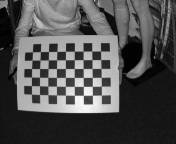
%> input picture label2d3dTransfer/libs/common/MetrilusRochade/example.png, 176 x 144 px
$ octave example.m   (GNU Octave 9; MATLAB toolbox functions it lacks are replaced by stand-ins)
%> lines starting %> are read from the running program, lines starting %| are printed output that depends on the picture; in (x1, y1, x2, y2) boxes, pixels count from 0 and x2, y2 are one past the last pixel; in counts of white or black regions, pixels touching at a corner belong together; the program's own positions count from 1
### label2d3dTransfer/libs/common/MetrilusRochade/rochade.m
function [ refinedCorners, refinementSuccessful, corners ] = rochade( image, nrCornersX, nrCornersY, refinementKernelHalfSize, localRelativeThreshold, maximumHoleSizeInPercent)
%ROCHADE Summary of this function goes here
%   Detailed explanation goes here
%
% Changelog 12.02.2015
% Added automatic downsampling and downsampling threshold
%
% - - - - - -
% This file is part of ROCHADE.
%
% ROCHADE is free software: you can redistribute it and/or modify
% it under the terms of the GNU General Public License as published by
% the Free Software Foundation, either version 3 of the License, or
% (at your option) any later version.
%
% ROCHADE is distributed in the hope that it will be useful,
% but WITHOUT ANY WARRANTY; without even the implied warranty of
% MERCHANTABILITY or FITNESS FOR A PARTICULAR PURPOSE.  See the
% GNU General Public License for more details.
%
% You should have received a copy of the GNU General Public License
% along with ROCHADE.  If not, see <http://www.gnu.org/licenses/>.
%
% Copyright 2014 Simon Placht, Peter F黵sattel, Metrilus GmbH,
% www.metrilus.de
if nargin < 4
    error('At least the first four parameters must be provided');
end

if nargin == 4
    localRelativeThreshold= 0.4;
    maximumHoleSizeInPercent = 0.01 / 100;
end

if nargin == 5
    maximumHoleSizeInPercent = 0.01 / 100;
end

downSamplingThreshold = 1000;

corners = [];
refinedCorners = [];
refinementSuccessful = [];

[height, width] = size(image);
upSampleFac = 1;

if(width < 200)
    imageInput = imresize(image, 2.0, 'bilinear');
    [height, width] = size(imageInput);
    upSampleFac = 2;
else
    imageInput = image;
end

% Downsampling for large images
downSampleFac = 1;
while (width > downSamplingThreshold)
   imageInput = imresize(imageInput, 0.5, 'nearest');
   downSampleFac = downSampleFac * 2;
   [height, width] = size(imageInput);
end


% L60-67
edgeImage = scharr(imageInput);
edgeImage = imclose(edgeImage, strel('rectangle', [3 3])); %optional

% L70-73
minImage = imerode(edgeImage, strel('rectangle', [9 9]));
maxImage = imdilate(edgeImage, strel('rectangle', [9 9]));

edgeMask = edgeImage > minImage + localRelativeThreshold * (maxImage - minImage);
edgeMask = conditionalDilation(edgeMask, 1, 5);

% L160-161
% Assume that the border pixels are not part of the checkerboard and
% therefore belong to the background
edgeMask([1 height], 1:width) = 0;
edgeMask(1:height, [1 width]) = 0;

% Fill small holes which are part of the background
edgeMask = fillHoles(edgeMask, maximumHoleSizeInPercent); %optional

% L 163-168
centerlinesThick = bwmorph(edgeMask, 'skel'); %Thick centerlines, first part of centline extraction

thinned1 = bwmorph(centerlinesThick, 'thin', 1); %Thinning, L129 in CenterlineGenerator.cs

nonLoopRemoved = removeNonLoops(thinned1, 2); %Non loop removal
noseRemoved = bwmorph(nonLoopRemoved, 'spur'); %Nose removal -> L174 in CenterlineGenerator.cs
thinnedEdgeMask = bwmorph(noseRemoved, 'thin', 1); %Rest of thinning

%Perform this step twice to go sure that there are no left-over dead-ends
%or noses
nonLoopRemoved = removeNonLoops(thinnedEdgeMask, 3);
noseRemoved = bwmorph(nonLoopRemoved, 'spur');
thinnedEdgeMask = bwmorph(noseRemoved, 'thin', 1);

%saddleCandidates = bwmorph(thinnedEdgeMask, 'branchpoints');
saddleCandidates = thinnedEdgeMask & ((filter2(ones(3), thinnedEdgeMask, 'same') > 3)); %Find graph points with 3 or more neighbors

% Find the checkerboard's connected component by flood filling the thinned
% mask
desiredCount = nrCornersX * nrCornersY;
ccStruct = bwconncomp(thinnedEdgeMask, 8);

saddleCombinationHalfSize = 2 + floor(width / 200);
saddleIncrement = max(1, floor(width / 200));
%Merge saddle points
for i = 1:4
    [combinedSaddleMask, saddleLabelImage] = combineSaddles(thinnedEdgeMask, saddleCandidates, saddleCombinationHalfSize);

    %Get the checkerboard candidate indices
    for k = 1:length(ccStruct.PixelIdxList)
        candidateIndices = ccStruct.PixelIdxList{k};
        numSaddles = sum(combinedSaddleMask(candidateIndices));
        if(numSaddles == desiredCount)
            [isCheckerboard, initialCornerPoints] = testForCheckerboard(saddleLabelImage, combinedSaddleMask, candidateIndices, nrCornersX, nrCornersY);
            if(isCheckerboard)
                if(upSampleFac > 1)
                    initialCornerPoints = initialCornerPoints .* (1 / upSampleFac);
                end

                % use original image or refinement
                if(downSampleFac > 1)
                   initialCornerPoints = downSampleFac * initialCornerPoints;
                end

                [refinedCorners, refinementSuccessful] = refine(image, initialCornerPoints, refinementKernelHalfSize);
                corners = initialCornerPoints;
                return;
            end
        end
    end

    saddleCombinationHalfSize = saddleCombinationHalfSize + saddleIncrement;
end

end

### label2d3dTransfer/libs/common/MetrilusRochade/scharr.m
function [ edgeImage ] = scharr( inputImage )
%SCHARR Scharr edge detection
%
% - - - - - -
% This file is part of ROCHADE.
%
% ROCHADE is free software: you can redistribute it and/or modify
% it under the terms of the GNU General Public License as published by
% the Free Software Foundation, either version 3 of the License, or
% (at your option) any later version.
%
% ROCHADE is distributed in the hope that it will be useful,
% but WITHOUT ANY WARRANTY; without even the implied warranty of
% MERCHANTABILITY or FITNESS FOR A PARTICULAR PURPOSE.  See the
% GNU General Public License for more details.
%
% You should have received a copy of the GNU General Public License
% along with ROCHADE.  If not, see <http://www.gnu.org/licenses/>.
%
% Copyright 2014 Simon Placht, Peter F黵sattel, Metrilus GmbH,
% www.metrilus.de
kX = [3 0 -3; 10 0 -10; 3 0 -3];
kY = [3 10 3; 0 0 0; -3 -10 -3];

%eX = conv2(double(inputImage), kX, 'same');
%eY = conv2(double(inputImage), kY, 'same');

[height, width] = size(inputImage);

edgeImage = zeros(height, width);

for y=2:height-1
    for x=2:width-1
        v1 = 3 * inputImage(y-1, x-1) - 3 * inputImage(y+1, x-1);
        if(v1 < 0)
            v1 = -v1;
        end
        v2 = 10 * inputImage(y-1, x) - 10 * inputImage(y+1, x);
        if(v2 < 0)
            v2 = -v2;
        end
        v3 = 3 * inputImage(y-1, x+1) - 3 * inputImage(y+1, x+1);
        if(v3 < 0)
            v3 = -v3;
        end

        temp1 = v1 + v2 + v3;

        h1 = 3 * inputImage(y-1, x-1) - 3 * inputImage(y-1, x+1);
        if(h1 < 0)
            h1 = -h1;
        end

        h2 = 10 * inputImage(y, x-1) - 10 * inputImage(y, x+1);
        if(h2 < 0)
            h2 = -h2;
        end

        h3 = 3 * inputImage(y+1, x-1) - 3 * inputImage(y+1, x+1);
        if(h3 < 0)
            h3 = -h3;
        end

        temp2 = h1 + h2 + h3;

        edgeImage(y, x) = sqrt(temp1*temp1 + temp2*temp2);
    end
end


%edgeImage = sqrt(eX.^2 + eY.^2);

end

### label2d3dTransfer/libs/common/MetrilusRochade/conditionalDilation.m
function [ dilatedMask ] = conditionalDilation( inputMask, halfSize, minNrSetPixels )
%CONDITIONALDILATION Requires a min number of pixels to be set for dilation
%
% Computes a dilated image if more than a certain number of pixels is set within
% the kernel. The kernel size is defined by its half size.
%
% - - - - - -
% This file is part of ROCHADE.
%
% ROCHADE is free software: you can redistribute it and/or modify
% it under the terms of the GNU General Public License as published by
% the Free Software Foundation, either version 3 of the License, or
% (at your option) any later version.
%
% ROCHADE is distributed in the hope that it will be useful,
% but WITHOUT ANY WARRANTY; without even the implied warranty of
% MERCHANTABILITY or FITNESS FOR A PARTICULAR PURPOSE.  See the
% GNU General Public License for more details.
%
% You should have received a copy of the GNU General Public License
% along with ROCHADE.  If not, see <http://www.gnu.org/licenses/>.
%
% Copyright 2014 Simon Placht, Peter F黵sattel, Metrilus GmbH,
% www.metrilus.de
if ~isa(inputMask, 'logical')
    error('The input mask must be of type logical');
end

dilatedMask = inputMask;

[height, width] = size(image);
for y = 1:height
    for x = 1:width

        if dilatedMask(y,x) == 0
            setPixels = 0;

            for yy = y-halfSize:y+halfSize

                if (yy < 1 || yy > height)
                    continue;
                end

                for xx = x-halfSize:x+halfSize

                    if (xx<1 || x>width)
                        continue;
                    end

                    if dilatedMask ~= 0
                        setPixels = setPixels+1;
                    end

                end
            end %end kernel y-loop

            if(setPixels > minNrSetPixels)
                dilatedMask(y,x) = 1;
            end

        end %end mask==0
    end
end

end

### label2d3dTransfer/libs/common/MetrilusRochade/fillHoles.m
function [ m ] = fillHoles(mask, percentage)
%FILLHOLES Fills small holes in a mask image
%
% fileHoles(inputImage, percentage)
%
% Removes holes from a mask which are smaller than a given percentage of
% the whole image size. The percentage is given as a number between 0 and
% 1.
%
% - - - - - -
% This file is part of ROCHADE.
%
% ROCHADE is free software: you can redistribute it and/or modify
% it under the terms of the GNU General Public License as published by
% the Free Software Foundation, either version 3 of the License, or
% (at your option) any later version.
%
% ROCHADE is distributed in the hope that it will be useful,
% but WITHOUT ANY WARRANTY; without even the implied warranty of
% MERCHANTABILITY or FITNESS FOR A PARTICULAR PURPOSE.  See the
% GNU General Public License for more details.
%
% You should have received a copy of the GNU General Public License
% along with ROCHADE.  If not, see <http://www.gnu.org/licenses/>.
%
% Copyright 2014 Simon Placht, Peter F黵sattel, Metrilus GmbH,
% www.metrilus.de
m = mask;
[height, width] = size(mask);

smallThreshold = floor(height*width*percentage);

bg = imfill(mask, 1, 4);
holeMask = ~bg | mask;
cc = bwconncomp(holeMask, 4);
ccIdxLength = cellfun('length',cc.PixelIdxList);

for k = 1:length(ccIdxLength)

    if ccIdxLength(k) < smallThreshold
        holeIdx = cell2mat(cc.PixelIdxList(k));
        m(holeIdx) = 0;
    end
end


end

### label2d3dTransfer/libs/common/MetrilusRochade/removeNonLoops.m
function [ edges ] = removeNonLoops( inputEdges, margin )
%REMOVENONLOOPS Summary of this function goes here
%   Detailed explanation goes here
%
% - - - - - -
% This file is part of ROCHADE.
%
% ROCHADE is free software: you can redistribute it and/or modify
% it under the terms of the GNU General Public License as published by
% the Free Software Foundation, either version 3 of the License, or
% (at your option) any later version.
%
% ROCHADE is distributed in the hope that it will be useful,
% but WITHOUT ANY WARRANTY; without even the implied warranty of
% MERCHANTABILITY or FITNESS FOR A PARTICULAR PURPOSE.  See the
% GNU General Public License for more details.
%
% You should have received a copy of the GNU General Public License
% along with ROCHADE.  If not, see <http://www.gnu.org/licenses/>.
%
% Copyright 2014 Simon Placht, Peter F黵sattel, Metrilus GmbH,
% www.metrilus.de
[height, width] = size(inputEdges);

edges = inputEdges;

for y = margin+1:height-margin
    for x = margin+1:width-margin

        % The number of edge pixels in the neighborhood is given by the sum
        % of the window
        if(inputEdges(y, x))
            nb = sum(sum(inputEdges(y-1:y+1, x-1:x+1))) - 1;

            if nb == 0

                % No neighbors
                edges(y,x) = 0;
            elseif nb == 1
                % Dead end
                edges = unFillLoopCondition(edges, y, x);
            end
        end

    end
end

end

% [47 lines left out: function unFillLoopCondition, not called in this run]

### label2d3dTransfer/libs/common/MetrilusRochade/combineSaddles.m
function [ combinedSaddleMask saddleLabelImage ] = combineSaddles(edges, saddleMask, saddleCombinationHalfSize)
%
% - - - - - -
% This file is part of ROCHADE.
%
% ROCHADE is free software: you can redistribute it and/or modify
% it under the terms of the GNU General Public License as published by
% the Free Software Foundation, either version 3 of the License, or
% (at your option) any later version.
%
% ROCHADE is distributed in the hope that it will be useful,
% but WITHOUT ANY WARRANTY; without even the implied warranty of
% MERCHANTABILITY or FITNESS FOR A PARTICULAR PURPOSE.  See the
% GNU General Public License for more details.
%
% You should have received a copy of the GNU General Public License
% along with ROCHADE.  If not, see <http://www.gnu.org/licenses/>.
%
% Copyright 2014 Simon Placht, Peter F黵sattel, Metrilus GmbH,
% www.metrilus.de
%Remove saddles in margin regions in order to eliminate bounds checks in
%region growing
combinedSaddleMask = saddleMask;
combinedSaddleMask(1:saddleCombinationHalfSize,:) = false;
combinedSaddleMask(end+1-saddleCombinationHalfSize:end, :) = false;
combinedSaddleMask(:, 1:saddleCombinationHalfSize) = false;
combinedSaddleMask(:, end+1-saddleCombinationHalfSize) = false;

[height width] = size(edges);

saddleLabelImage = zeros(height, width);

visited = zeros(height, width);
segmentNumber = 1;
totalSaddleCount = 0;

for y=1:height
    for x=1:width
        if(combinedSaddleMask(y,x))
            currentSaddleList = java.util.LinkedList;
            csi = currentSaddleList.iterator;
            currentSaddleList.add([x y]);
            saddleLabelImage(y, x) = segmentNumber;
            saddleMask(y,x) = false;
            while(currentSaddleList.size > 0)
                newSaddleList = java.util.LinkedList;
                csi = currentSaddleList.iterator;
                while(csi.hasNext())
                    s = csi.next();
                    sX = s(1);
                    sY = s(2);
                    totalSaddleCount = totalSaddleCount + 1;
                    currentPointNeighborhoodList = java.util.LinkedList;
                    currentPointNeighborhoodList.add([sX sY]);
                    visited(sY, sX) = totalSaddleCount;
                    for radiusCount = 1:saddleCombinationHalfSize
                        newNeighborhoodList = java.util.LinkedList;
                        cnli = currentPointNeighborhoodList.iterator;
                        while (cnli.hasNext())
                            p = cnli.next();
                            pX = p(1);
                            pY = p(2);
                            for j = -1:1
                                for i = -1:1
                                    yj = pY + j;
                                    xi = pX + i;
                                    if (edges(yj, xi) && visited(yj, xi) ~= totalSaddleCount) % go only in unvisited points
                                        visited(yj, xi) = totalSaddleCount;
                                        newNeighborhoodList.add([xi yj]);
                                        if (combinedSaddleMask(yj, xi))
                                            combinedSaddleMask(yj, xi) = false;
                                            saddleLabelImage(yj, xi) = segmentNumber;
                                            newSaddleList.add([xi yj]);
                                        end
                                    end
                                end
                            end
                        end
                        currentPointNeighborhoodList = newNeighborhoodList;
                    end
                end
                currentSaddleList = newSaddleList;
            end

            %restore the saddle
            combinedSaddleMask(y, x) = true;
            %Increment the saddle cluster label
            segmentNumber = segmentNumber + 1;
        end
    end
end

end

### label2d3dTransfer/libs/common/MetrilusRochade/example.m
clear;
close all;


% Parameters
localRelativeThreshold = 0.4;
maximumHoleSizeInPercent = 0.01 / 100;
refinementKernelHalfSize = 2;
nrCornersX = 6;
nrCornersY = 9;

% Load example image and perform corner detection
image = double(rgb2gray(imread('example.png'))) / 255;

[rc rs c] = rochade(image, nrCornersX, nrCornersY, refinementKernelHalfSize);
%> after the loop in rochade, `while (width > downSamplingThreshold)`: downSampleFac = 1
%> after the loop in scharr, `for y=2:height-1`:
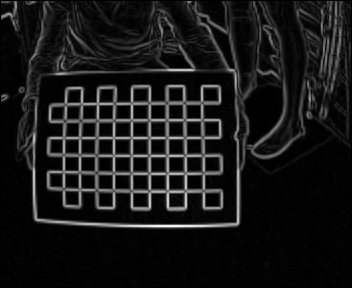
%> edgeImage: size 288x352 double; min 0, max 9.02, mean 0.836; drawn with min black and max white
%> in rochade, `edgeMask = edgeImage > minImage + localRelativeThreshold * (maxImage -..`:
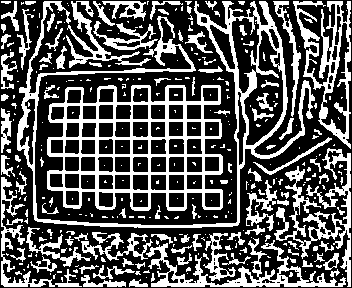
%> edgeMask: size 288x352 logical; 34.3% white; 354 white regions (247 under 20 px), largest, box (x1, y1, x2, y2) and area: (47, 85, 223, 211) 7113, (17, 1, 315, 228) 6705, (274, 148, 351, 287) 2536
%> after the loop in conditionalDilation, `for y = 1:height`: setPixels = 0
%> in fillHoles, `holeMask = ~bg | mask;`:
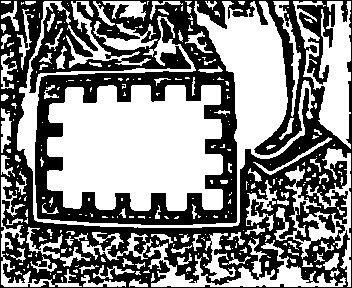
%> holeMask: size 288x352 logical; 51.9% white; 1 black region, box (x1, y1, x2, y2) and area: (0, 0, 352, 288) 48778
%> in fillHoles, `cc = bwconncomp(holeMask, 4);`: cc = 383 connected components
%> in fillHoles, `ccIdxLength = cellfun('length',cc.PixelIdxList);`: ccIdxLength = 383 values, max 17990 at index 80, min 1 at index 17, mean 137.3
%> the loop in fillHoles, `for k = 1:length(ccIdxLength)` made 383 passes
%> holeIdx on passes 13, 15, 16, 17, 19, 23, 24, 25: [1982; 1983; 2271; 2272; 2559], [2128; 2416; 2704], [2180; 2181; 2469], 2369, [2930; 2931], [3630; 3918; 3919; 3920; 4207; 4208; 4209], [3840; 3841; 4128; 3842; 4129; 3843; 4130], [3864; 3865]
%> after the loop in fillHoles, `for k = 1:length(ccIdxLength)`:
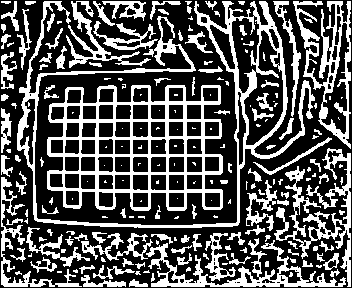
%> m: size 288x352 logical; 33.7% white; 205 white regions (98 under 20 px), largest, box (x1, y1, x2, y2) and area: (47, 85, 223, 211) 7113, (17, 1, 315, 228) 6705, (274, 148, 351, 287) 2530
%> after the loop in fillHoles, `for k = 1:length(ccIdxLength)`: holeIdx = 99659
%> after the loop in removeNonLoops, `for y = margin+1:height-margin`:
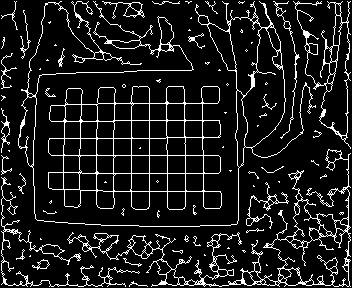
%> edges: size 288x352 logical; 10.9% white in thin lines or dots
%> after the loop in removeNonLoops, `for y = margin+1:height-margin`: nb = 3
%> call 2 of removeNonLoops, with margin = 3
%> after the loop in removeNonLoops (call 2), `for y = margin+1:height-margin`:
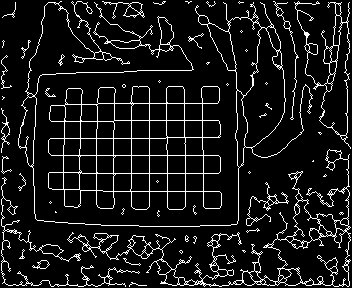
%> edges: size 288x352 logical; 9.5% white in thin lines or dots
%> after the loop in removeNonLoops (call 2), `for y = margin+1:height-margin`: nb = 2
%> in rochade, `saddleCandidates = thinnedEdgeMask & ((filter2(ones(3), thinnedEdgeMas..`:
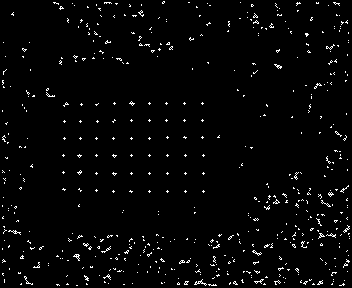
%> saddleCandidates: size 288x352 logical; 2.4% white in thin lines or dots
%> in rochade, `ccStruct = bwconncomp(thinnedEdgeMask, 8);`: ccStruct = 52 connected components
%> the run ends on the next line

$ run again, with label2d3dTransfer/libs/common/MetrilusRochade/L000.flt.png copied over label2d3dTransfer/libs/common/MetrilusRochade/example.png
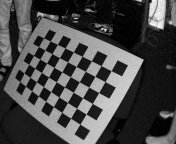
%> input picture label2d3dTransfer/libs/common/MetrilusRochade/L000.flt.png, 176 x 144 px
%> after the loop in rochade, `while (width > downSamplingThreshold)`: downSampleFac = 1
%> edgeMask: size 288x352 logical; 32.2% white; 385 white regions (250 under 20 px), largest, box (x1, y1, x2, y2) and area: (29, 59, 257, 281) 8845, (1, 1, 289, 287) 5048, (274, 151, 325, 249) 1152
%> after the loop in conditionalDilation, `for y = 1:height`: setPixels = 0
%> bg: size 288x352 logical; 82.9% white; 124 black regions (49 under 20 px), largest, box (x1, y1, x2, y2) and area: (202, 167, 228, 194) 431, (169, 179, 195, 205) 408, (227, 124, 253, 150) 400
%> holeMask: size 288x352 logical; 49.3% white; 342 white regions (211 under 20 px), largest, box (x1, y1, x2, y2) and area: (29, 59, 257, 281) 24966, (1, 1, 289, 287) 5397, (274, 151, 325, 249) 1409
%> cc = 433 connected components
%> ccIdxLength = 433 values, max 24966 at index 51, min 1 at index 6, mean 115.3
%> the loop in fillHoles, `for k = 1:length(ccIdxLength)` made 433 passes
%> holeIdx on passes 4, 5, 6, 8, 9, 10, 11, 12: [458; 459], [474; 475], 479, 769, 1920, 2327, [2849; 2850; 2851; 3138; 3139; 3426; 3427; 3425], [2940; 2941; 3229]
%> after the loop in fillHoles, `for k = 1:length(ccIdxLength)`:
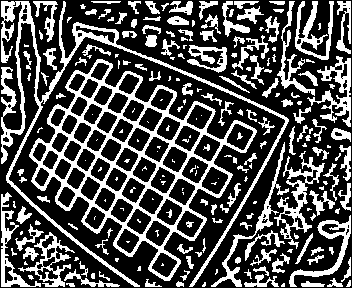
%> m: size 288x352 logical; 31.5% white; 225 white regions (90 under 20 px), largest, box (x1, y1, x2, y2) and area: (29, 59, 257, 281) 8845, (1, 1, 289, 287) 5047, (274, 151, 325, 249) 1140
%> after the loop in fillHoles, `for k = 1:length(ccIdxLength)`: holeIdx = 101005
%> centerlinesThick: size 288x352 logical; 20.1% white in thin lines or dots
%> thinned1: size 288x352 logical; 11.5% white in thin lines or dots
%> after the loop in removeNonLoops, `for y = margin+1:height-margin`: nb = 2
%> in rochade, `saddleCandidates = thinnedEdgeMask & ((filter2(ones(3), thinnedEdgeMas..`:
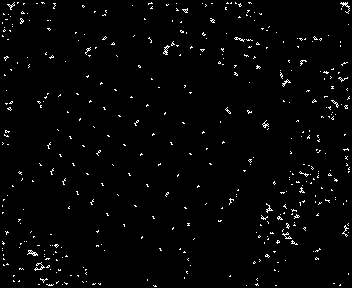
%> saddleCandidates: size 288x352 logical; 2% white in thin lines or dots
%> ccStruct = 86 connected components

$ run again, with label2d3dTransfer/libs/common/MetrilusRochade/R021.flt.png copied over label2d3dTransfer/libs/common/MetrilusRochade/example.png
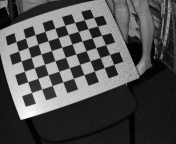
%> input picture label2d3dTransfer/libs/common/MetrilusRochade/R021.flt.png, 176 x 144 px
%> after the loop in rochade, `while (width > downSamplingThreshold)`: downSampleFac = 1
%> edgeMask: size 288x352 logical; 33.3% white; 380 white regions (268 under 20 px), largest, box (x1, y1, x2, y2) and area: (11, 18, 247, 215) 9277, (63, 1, 351, 287) 5154, (1, 1, 315, 241) 3764
%> after the loop in conditionalDilation, `for y = 1:height`: setPixels = 0
%> bg: size 288x352 logical; 82.6% white; 110 black regions (38 under 20 px), largest, box (x1, y1, x2, y2) and area: (121, 139, 145, 162) 369, (130, 161, 153, 183) 362, (87, 175, 111, 198) 358
%> holeMask: size 288x352 logical; 50.7% white; 1 black region, box (x1, y1, x2, y2) and area: (0, 0, 352, 288) 49997
%> cc = 391 connected components
%> ccIdxLength = 391 values, max 26145 at index 20, min 1 at index 11, mean 131.4
%> the loop in fillHoles, `for k = 1:length(ccIdxLength)` made 391 passes
%> holeIdx on passes 2, 7, 11, 14, 17, 21, 23, 27: [297; 585; 873; 1161], [389; 677; 965; 1253; 1252; 1541], 488, [2200; 2201; 2488; 2202; 2489], [2811; 3099; 3098; 3387; 3097; 3386; 3096], [3370; 3371; 3658; 3372; 3659; 3946; 3373; 3660; 3661], [3642; 3643; 3644; 3932; 3933], [4743; 5031; 5030; 5319]
%> after the loop in fillHoles, `for k = 1:length(ccIdxLength)`:
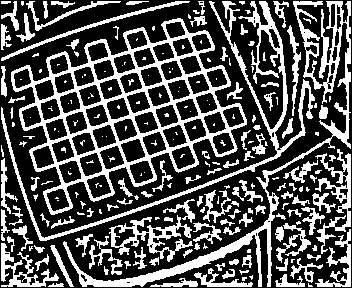
%> m: size 288x352 logical; 32.7% white; 227 white regions (117 under 20 px), largest, box (x1, y1, x2, y2) and area: (11, 18, 247, 215) 9277, (63, 1, 351, 287) 5149, (1, 1, 315, 241) 3764
%> after the loop in fillHoles, `for k = 1:length(ccIdxLength)`: holeIdx = 99659
%> centerlinesThick: size 288x352 logical; 19.8% white in thin lines or dots
%> thinned1: size 288x352 logical; 12.3% white in thin lines or dots
%> after the loop in removeNonLoops, `for y = margin+1:height-margin`: nb = 2
%> in rochade, `saddleCandidates = thinnedEdgeMask & ((filter2(ones(3), thinnedEdgeMas..`:
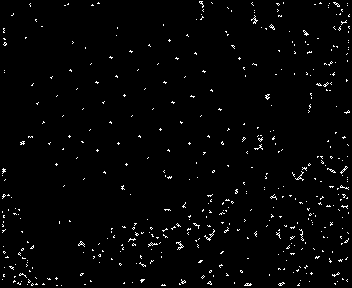
%> saddleCandidates: size 288x352 logical; 2% white in thin lines or dots
%> ccStruct = 71 connected components
